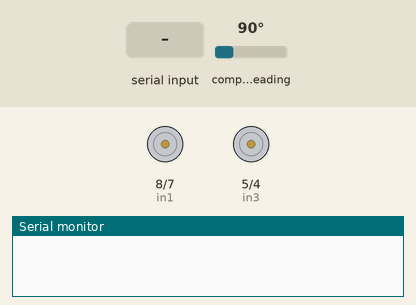
Bench run of a sketch on a simulated Arduino Uno, built with avr-gcc and run on an emulated ATmega328P. On the bench: motor-driver pin pairs drawn as motors (green arrow = first pin HIGH = forward, orange = second pin HIGH = backward, longer = more drive, scaled by the enable pin), the last lines printed to the serial monitor. The inputs (shaded band) are chosen by the test bench; at power-on: compass heading 90°.

Above: at 1.2 s.
1.3 s: "90,45\n" received over the second serial link
At 1.9 s:
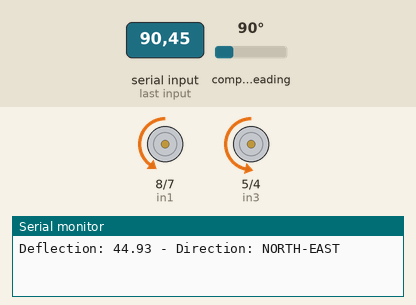
2.8 s: "5\n" received over the second serial link
At 4.0 s:
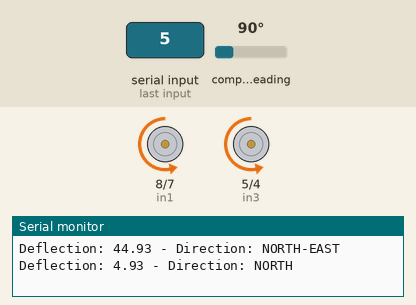
4.3 s: "90\n" received over the second serial link
At 5.4 s:
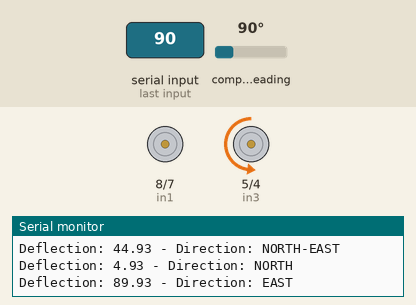
Timing chart, 0 to 7.3 s (numbered marks = the images above; inputs shaded):
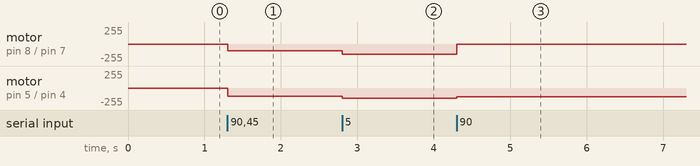

The sketch:

arduino.ino
```cpp
#include <SoftwareSerial.h>
#include <Wire.h>
#include <MechaQMC5883.h>

const double declinationAngle = 0.001164;

// Motor A (right motor)
// in2 is forward
// in1 is reverse
int enA = 9;
int in1 = 8;
int in2 = 7;

// Motor B (left motor)
// in4 is forward
// in3 is reverse
int enB = 3;
int in3 = 5;
int in4 = 4;

SoftwareSerial ArduinoUno(0,1);
MechaQMC5883 qmc;

void setup(){
  Serial.begin(9600);
  ArduinoUno.begin(4800);

  Wire.begin(); //A4 --> SDA, A5 --> SCL
  qmc.init();

  pinMode(enA, OUTPUT);
  pinMode(enB, OUTPUT);
  pinMode(in1, OUTPUT);
  pinMode(in2, OUTPUT);
  pinMode(in3, OUTPUT);
  pinMode(in4, OUTPUT);

  analogWrite(enA, 255);
  analogWrite(enB, 255);

  digitalWrite(in1, LOW);
  digitalWrite(in2, LOW);
  digitalWrite(in3, LOW);
  digitalWrite(in4, LOW);
}

void loop() {
  directionFromDeflection();
}

void directionFromDeflection() {
  while(ArduinoUno.available()>0) {
      float userDeflection = ArduinoUno.parseFloat();

      if(ArduinoUno.read()== '\n') {
        float relativeDeflection = userDeflection - readCartDeflection();

        if(relativeDeflection < 0) {
          relativeDeflection += (360);
        }

        if(relativeDeflection > (360)) {
          relativeDeflection -= (360);
        }

        Serial.print("Deflection: ");
        Serial.print(relativeDeflection);
        Serial.print(" - ");
        Serial.print("Direction: ");
        computeDirection(relativeDeflection);
      }
   }
}

void computeDirection(float heading) {
  if(heading > 338 || heading < 22) {
    Serial.println("NORTH");
    forward(150);
  }

  if(heading > 22 && heading < 68) {
    Serial.println("NORTH-EAST");
    soft_right(100, 125);
  }

  if(heading > 68 && heading < 113) {
    Serial.println("EAST");
    right(130);
  }

  if(heading > 248 && heading < 293) {
    Serial.println("WEST");
    left(125);
  }

  if(heading > 293 && heading < 338) {
    Serial.println("NORTH-WEST");
    soft_left(125, 110);
  }
}

double magnetometerOutput(MechaQMC5883 qmc) {
  int x, y, z;

  qmc.read(&x,&y,&z);
  double headingInRadians = atan2((double)x, (double)y) + declinationAngle;
  return headingInRadians;
}

float readCartDeflection() {
  float headingInRadians = (float)magnetometerOutput(qmc);
  float headingInDegrees = (headingInRadians * 180) / PI;
  return headingInDegrees;
}

void forward(float speed) {
  analogWrite(enA, speed);
  analogWrite(enB, speed);
  digitalWrite(in1, LOW);
  digitalWrite(in2, HIGH);
  digitalWrite(in3, LOW);
  digitalWrite(in4, HIGH);
  delay(70);
}

void backward(float speed) {
  analogWrite(enA, speed);
  analogWrite(enB, speed);
  digitalWrite(in1, HIGH);
  digitalWrite(in2, LOW);
  digitalWrite(in3, HIGH);
  digitalWrite(in4, LOW);
  delay(70);
}

void left(float speed) {
  analogWrite(enA, speed);
  analogWrite(enB, 0);
  digitalWrite(in1, LOW);
  digitalWrite(in2, HIGH);
  digitalWrite(in3, LOW);
  digitalWrite(in4, LOW);
  delay(70);
}

void right(float speed) {
  analogWrite(enA, 0);
  analogWrite(enB, speed);
  digitalWrite(in1, LOW);
  digitalWrite(in2, LOW);
  digitalWrite(in3, LOW);
  digitalWrite(in4, HIGH);
  delay(70);
}

void soft_left(float speedA, float speedB) {
  analogWrite(enA, speedA);
  analogWrite(enB, speedB);
  digitalWrite(in1, LOW);
  digitalWrite(in2, HIGH);
  digitalWrite(in3, LOW);
  digitalWrite(in4, HIGH);
  delay(70);
}

void soft_right(float speedA, float speedB) {
  analogWrite(enA, speedA);
  analogWrite(enB, speedB);
  digitalWrite(in1, LOW);
  digitalWrite(in2, HIGH);
  digitalWrite(in3, LOW);
  digitalWrite(in4, HIGH);
  delay(70);
}

void stop_motor() {
  analogWrite(enA, 0);
  analogWrite(enB, 0);
  digitalWrite(in1, LOW);
  digitalWrite(in2, LOW);
  digitalWrite(in3, LOW);
  digitalWrite(in4, LOW);
  delay(70);
}
```

Measured:
- after the input at 1.3 s, motor on pin 8 (in1) / pin 7 (in2): stopped → backward 100/255 at once; motor on pin 5 (in3) / pin 4 (in4): stopped → backward 125/255 at once
- after the input at 2.8 s, motor on pin 8 (in1) / pin 7 (in2): backward 100/255 → backward 150/255 at once; motor on pin 5 (in3) / pin 4 (in4): backward 125/255 → backward 150/255 at once
- after the input at 4.3 s, motor on pin 8 (in1) / pin 7 (in2): backward 150/255 → stopped at once; motor on pin 5 (in3) / pin 4 (in4): backward 150/255 → backward 130/255 at once
